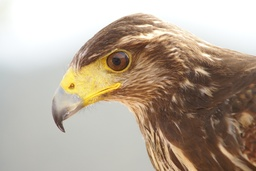
#> input picture lab2/lab_2/R.jpg, 256 x 171 px, shrunk from 3872 x 2592 before the run
$ python lab2.py
#> lines starting #> are read from the running program, lines starting #| are printed output that depends on the picture
import numpy as np
from PIL import Image, ImageDraw
from matplotlib import pyplot as plt


def image_read(file_name: str) -> None:
#> called with file_name = 'R.jpg'
    image = Image.open(file_name)
#> image is the input picture: PIL image 256x171 RGB; mean R, G, B 183.1, 168.9, 153.4
    draw = ImageDraw.Draw(image)
    width = image.size[0]
#> width = 256
    height = image.size[1]
#> height = 171
    pix = image.load()

    plt.imshow(image)
    plt.show()
    image_info = {"image_file": image, "image_draw": draw, "image_width": width, "image_height": height,
                  "image_pix": pix}

    return image_info


def brightness_change(source_file: str, destination_file: str, delta: int) -> None:
    image_info = image_read(source_file)
#> image_info = 5 items
    image = image_info["image_file"]
    draw = image_info["image_draw"]
    width = image_info["image_width"]
#> width = 256
    height = image_info["image_height"]
#> height = 171
    pix = image_info["image_pix"]

    for i in range(width):
        for j in range(height):
            r = min(255, max(0, pix[i, j][0] + delta))
            g = min(255, max(0, pix[i, j][1] + delta))
            b = min(255, max(0, pix[i, j][2] + delta))
            draw.point((i, j), (r, g, b))

    plt.imshow(image)
    plt.show()
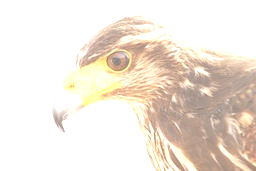
#> shown: shape (171, 256, 3); mean R, G, B 240, 229.7, 219.1
    image.save(destination_file, "JPEG")
    del draw

    return


def shades_of_gray(source_file: str, destination_file: str) -> None:
#> called with source_file = 'R.jpg', destination_file = 'shades_of_gray.jpg'
    image_info = image_read(source_file)
#> image_info = 5 items
    image = image_info["image_file"]
    draw = image_info["image_draw"]
    width = image_info["image_width"]
#> width = 256
    height = image_info["image_height"]
#> height = 171
    pix = image_info["image_pix"]

    for i in range(width):
        for j in range(height):
            r = pix[i, j][0]
            g = pix[i, j][1]
            b = pix[i, j][2]
            av = (r + g + b) // 3
            draw.point((i, j), (av, av, av))

    plt.imshow(image)
    plt.show()
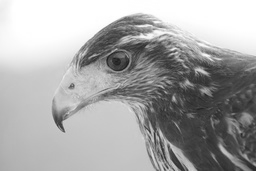
#> shown: shape (171, 256, 3); min 30, max 255, mean 168.1
    image.save(destination_file, "JPEG")
    del draw

    return


def negative(source_file: str, destination_file: str) -> None:
#> called with source_file = 'R.jpg', destination_file = 'negative.jpg'
    image_info = image_read(source_file)
#> image_info = 5 items
    image = image_info["image_file"]
    draw = image_info["image_draw"]
    width = image_info["image_width"]
#> width = 256
    height = image_info["image_height"]
#> height = 171
    pix = image_info["image_pix"]

    for i in range(width):
        for j in range(height):
            r = 255 - pix[i, j][0]
            g = 255 - pix[i, j][1]
            b = 255 - pix[i, j][2]

            draw.point((i, j), (r, g, b))

    plt.imshow(image)
    plt.show()
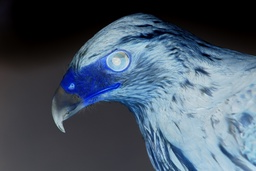
#> shown: shape (171, 256, 3); mean R, G, B 71.9, 86.1, 101.6
    image.save(destination_file, "JPEG")
    del draw

    return


def sepia_grad(source_file: str, destination_file: str) -> None:
#> called with source_file = 'R.jpg', destination_file = 'sepia_grad.jpg'
    image_info = image_read(source_file)
#> image_info = 5 items
    image = image_info["image_file"]
    draw = image_info["image_draw"]
    width = image_info["image_width"]
#> width = 256
    height = image_info["image_height"]
#> height = 171
    pix = image_info["image_pix"]

    gradient_matrix = np.linspace(0, 1, width * height)

    for i in range(width):
        for j in range(height):
            draw_sepia(draw, pix, i, j, int(gradient_matrix[j * i] * 255))

    plt.imshow(image)
    plt.show()
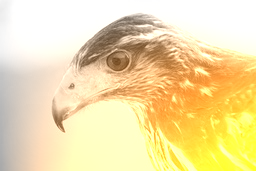
#> shown: shape (171, 256, 3); mean R, G, B 242.2, 221.9, 168.1
    image.save(destination_file, "JPEG")
    del draw

    return


def sepia_grad_spiral_order_in(source_file: str, destination_file: str):
#> called with source_file = 'R.jpg', destination_file = 'sepia_grad_spiral_order_in.jpg'
    image_info = image_read(source_file)
    image = image_info["image_file"]
    draw = image_info["image_draw"]
    width = image_info["image_width"]
    height = image_info["image_height"]
    pix = image_info["image_pix"]

    seen = [[0 for _ in range(height)] for _ in range(width)]
    dr = [0, 1, 0, -1]
    dc = [1, 0, -1, 0]
    x = 0
    y = 0
    di = 0

    depth = 0
    iteration = width * height
    iteration_for_rise = iteration // 255

    gradient_matrix = np.linspace(0, 1, width * height)

    # Iterate from 0 to R * C - 1
    for i in range(width * height):

        if i % iteration_for_rise == 0:
            depth = depth + 1

        draw_sepia(draw, pix, x, y, int(gradient_matrix[i] * 255))

        seen[x][y] = True
        cr = x + dr[di]
        cc = y + dc[di]

        if (0 <= cr and cr < width and 0 <= cc and cc < height and not (seen[cr][cc])):
            x = cr
            y = cc
        else:
            di = (di + 1) % 4
            x += dr[di]
            y += dc[di]

    plt.imshow(image)
    plt.show()
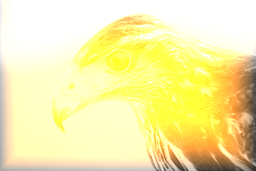
#> shown: shape (171, 256, 3); mean R, G, B 246.6, 237.2, 168.1

    image.save(destination_file, "JPEG")
    del draw

    return


def sepia_grad_spiral_order_out(source_file: str, destination_file: str):
#> called with source_file = 'R.jpg', destination_file = 'sepia_grad_spiral_order_out.jpg'
    image_info = image_read(source_file)
    image = image_info["image_file"]
    draw = image_info["image_draw"]
    width = image_info["image_width"]
    height = image_info["image_height"]
    pix = image_info["image_pix"]

    seen = [[0 for _ in range(height)] for _ in range(width)]
    dr = [0, 1, 0, -1]
    dc = [1, 0, -1, 0]
    x = 0
    y = 0
    di = 0

    depth = 0
    iteration = width * height
    iteration_for_rise = iteration // 255

    gradient_matrix = np.linspace(0, 1, width * height)

    for i in range(width * height):

        if i % iteration_for_rise == 0:
            depth = depth + 1

        draw_sepia(draw, pix, x, y, int(gradient_matrix[width * height - i - 1] * 255))

        seen[x][y] = True
        cr = x + dr[di]
        cc = y + dc[di]

        if (0 <= cr and cr < width and 0 <= cc and cc < height and not (seen[cr][cc])):
            x = cr
            y = cc
        else:
            di = (di + 1) % 4
            x += dr[di]
            y += dc[di]

    plt.imshow(image)
    plt.show()
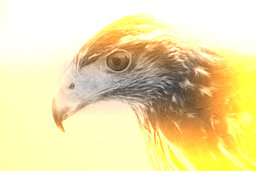
#> shown: shape (171, 256, 3); mean R, G, B 237.2, 223.5, 168.1

    image.save(destination_file, "JPEG")
    del draw

    return


def draw_sepia(draw, pix, x, y, depth):
    r = pix[x, y][0]
    g = pix[x, y][1]
    b = pix[x, y][2]
    av = (r + g + b) // 3
    r = min(255, av + depth * 2)
    g = min(255, av + depth)
    b = min(255, av)

    draw.point((x, y), (r, g, b))


if __name__ == "__main__":
    source_file = 'R.jpg'

    brightness_change(source_file, "brightness.jpg", 100)
    shades_of_gray(source_file, "shades_of_gray.jpg")
    negative(source_file, "negative.jpg")
    sepia_grad(source_file, "sepia_grad.jpg")
    sepia_grad_spiral_order_in(source_file, "sepia_grad_spiral_order_in.jpg")
    sepia_grad_spiral_order_out(source_file, "sepia_grad_spiral_order_out.jpg")
